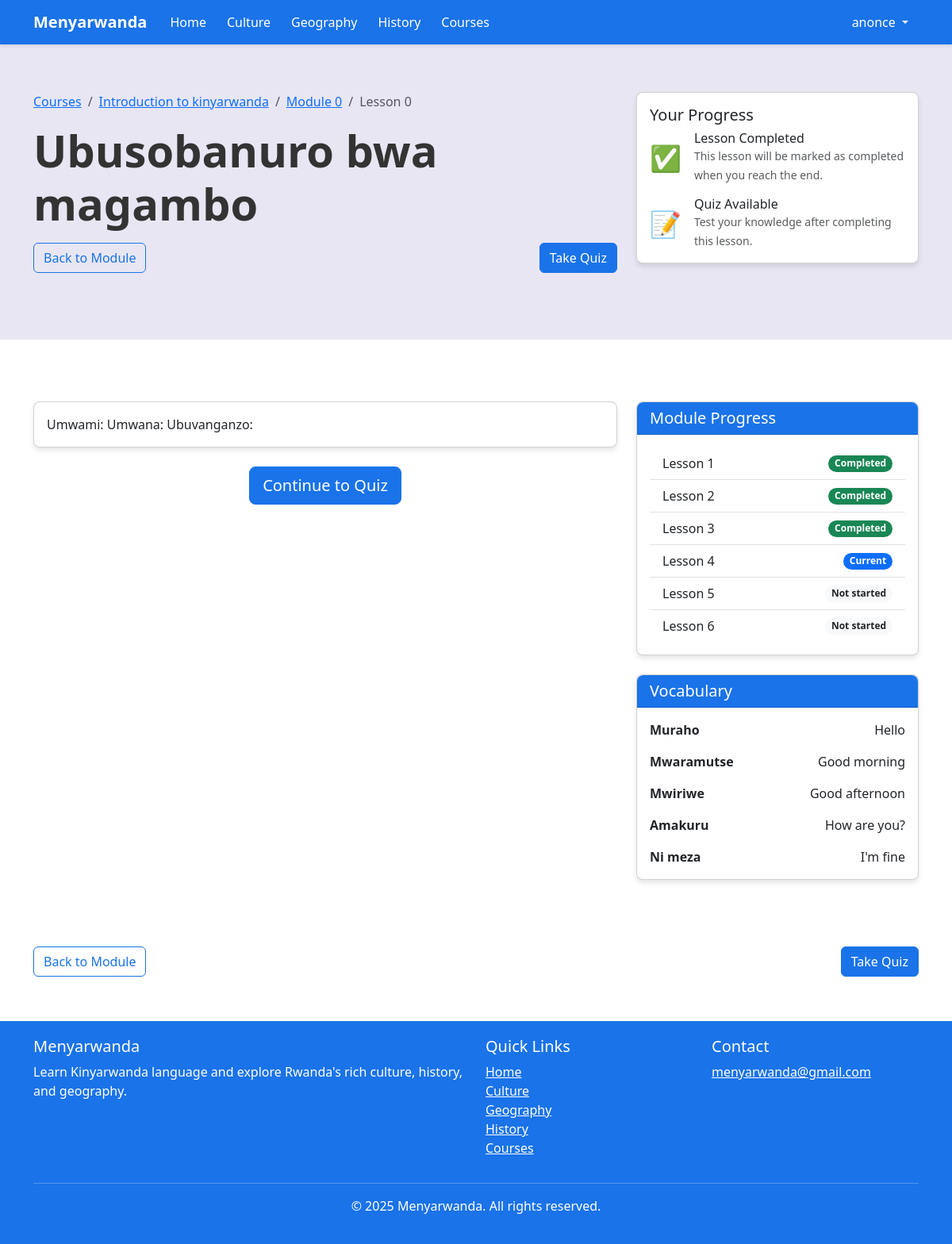
/lessons/1/ (signed in), run on the app's committed database.
### users/models.py (models this page shows, shortened)
class CustomUser(AbstractUser):
    is_subscriber = models.BooleanField(default=False)

### courses/models.py (models this page shows, shortened)
class Lesson(models.Model):
    module = models.ForeignKey(Module, related_name='lessons', on_delete=models.CASCADE)
    title = models.CharField(max_length=200)
    content = models.TextField()
    order = models.PositiveIntegerField(default=0)
    created_at = models.DateTimeField(auto_now_add=True)
    updated_at = models.DateTimeField(auto_now=True)
    class Meta:
        ordering = ['order']

class Module(models.Model):
    course = models.ForeignKey(Course, related_name='modules', on_delete=models.CASCADE)
    title = models.CharField(max_length=200)
    description = models.TextField()
    order = models.PositiveIntegerField(default=0)
    created_at = models.DateTimeField(auto_now_add=True)
    updated_at = models.DateTimeField(auto_now=True)
    class Meta:
        ordering = ['order']

class Course(models.Model):
    title = models.CharField(max_length=200)
    description = models.TextField()
    image = models.CharField(max_length=255, blank=True, null=True)  # Path to course image
    created_at = models.DateTimeField(auto_now_add=True)
    updated_at = models.DateTimeField(auto_now=True)

### courses/views.py (the view)
# urls.py: path('lessons/<int:lesson_id>/', views.lesson_detail_view, name='lesson_detail'),
@login_required
def lesson_detail_view(request, lesson_id):
    lesson = get_object_or_404(Lesson, id=lesson_id)
    if not request.user.is_subscriber and not request.user.is_staff:
        messages.warning(request, 'You need to subscribe to access full course content.')
        return redirect('subscription_page')
    user_progress, created = UserProgress.objects.get_or_create(
        user=request.user,
        lesson=lesson
    )
    if not user_progress.completed:
        user_progress.completed = True
        user_progress.save()
    module = lesson.module
    next_lesson = lesson.module.lessons.filter(order__gt=lesson.order).order_by('order').first()
    prev_lesson = lesson.module.lessons.filter(order__lt=lesson.order).order_by('-order').first()
    has_quiz = hasattr(lesson, 'quiz')
    return render(request, 'courses/lesson_detail.html', {
        'lesson': lesson,
        'module': module,
        'next_lesson': next_lesson,
        'prev_lesson': prev_lesson,
        'has_quiz': has_quiz
    })

### templates/courses/lesson_detail.html (shortened to what this page needs)
{% extends 'base.html' %}
{% block content %}
<section class="hero-section">
    <div class="container">
        <div class="row">
            <div class="col-lg-8">
                <nav aria-label="breadcrumb">
                    <ol class="breadcrumb">
                        <li class="breadcrumb-item"><a href="{% url 'courses_list' %}">Courses</a></li>
                        <li class="breadcrumb-item"><a href="{% url 'course_detail' lesson.module.course.id %}">{{ lesson.module.course.title }}</a></li>
                        <li class="breadcrumb-item"><a href="{% url 'module_detail' lesson.module.id %}">Module {{ lesson.module.order }}</a></li>
                        <li class="breadcrumb-item active" aria-current="page">Lesson {{ lesson.order }}</li>
                    </ol>
                </nav>
                <h1 class="display-4 fw-bold mb-3">{{ lesson.title }}</h1>
                <div class="d-flex justify-content-between mb-4">
                    {% if prev_lesson %}
                        <a href="{% url 'lesson_detail' prev_lesson.id %}" class="btn btn-outline-primary">
                            <i class="bi bi-arrow-left"></i> Previous Lesson
                        </a>
                    {% else %}
                        <a href="{% url 'module_detail' lesson.module.id %}" class="btn btn-outline-primary">
                             Back to Module
                        </a>
                    {% endif %}
                    {% if next_lesson %}
                        <a href="{% url 'lesson_detail' next_lesson.id %}" class="btn btn-outline-primary">
                            Next Lesson <i class="bi bi-arrow-right"></i>
                        </a>
                    {% elif has_quiz %}
                        <a href="{% url 'quiz_detail' lesson.quiz.id %}" class="btn btn-primary">
                            Take Quiz
                        </a>
                    {% endif %}
                </div>
            </div>
            <div class="col-lg-4 mt-4 mt-lg-0">
                <div class="card">
                    <div class="card-body">
                        <h5 class="card-title">Your Progress</h5>
                        <div class="d-flex align-items-center mb-3">
                            <div class="me-3" style="font-size: 2rem; color: var(--primary-blue);">✅</div>
                            <div>
                                <h6 class="mb-0">Lesson Completed</h6>
                                <small class="text-muted">This lesson will be marked as completed when you reach the end.</small>
                            </div>
                        </div>
                        {% if has_quiz %}
                            <div class="d-flex align-items-center">
                                <div class="me-3" style="font-size: 2rem; color: var(--primary-blue);">📝</div>
                                <div>
                                    <h6 class="mb-0">Quiz Available</h6>
                                    <small class="text-muted">Test your knowledge after completing this lesson.</small>
                                </div>
                            </div>
                        {% endif %}
                    </div>
                </div>
            </div>
        </div>
    </div>
</section>
<section class="py-5">
    <div class="container">
        <div class="row">
            <div class="col-lg-8">
                <div class="card mb-4">
                    <div class="card-body">
                        <div class="lesson-content">
                            {{ lesson.content|safe }}
                        </div>
                    </div>
                </div>
                <div class="text-center mb-4">
                    {% if has_quiz %}
                        <a href="{% url 'quiz_detail' lesson.quiz.id %}" class="btn btn-primary btn-lg">Continue to Quiz</a>
                    {% elif next_lesson %}
                        <a href="{% url 'lesson_detail' next_lesson.id %}" class="btn btn-primary btn-lg">Next Lesson</a>
                    {% else %}
                        <a href="{% url 'module_detail' lesson.module.id %}" class="btn btn-primary btn-lg">Back to Module</a>
                    {% endif %}
                </div>
            </div>
            <div class="col-lg-4">
                <div class="card mb-4">
                    <div class="card-header">
                        <h5 class="mb-0">Module Progress</h5>
                    </div>
                    <div class="card-body">
                        <div class="list-group list-group-flush">
                            {% for i in "123456"|make_list %}
                                <a href="#" class="list-group-item list-group-item-action d-flex justify-content-between align-items-center">
                                    <span>Lesson {{ i }}</span>
                                    {% if forloop.counter <= 3 %}
                                        <span class="badge bg-success rounded-pill">Completed</span>
                                    {% elif forloop.counter == 4 %}
                                        <span class="badge bg-primary rounded-pill">Current</span>
                                    {% else %}
                                        <span class="badge bg-light text-dark rounded-pill">Not started</span>
                                    {% endif %}
                                </a>
                            {% endfor %}
                        </div>
                    </div>
                </div>
                <div class="card">
                    <div class="card-header">
                        <h5 class="mb-0">Vocabulary</h5>
                    </div>
                    <div class="card-body">
                        <div class="d-flex justify-content-between align-items-center mb-3">
                            <strong>Muraho</strong>
                            <span>Hello</span>
                        </div>
                        <div class="d-flex justify-content-between align-items-center mb-3">
                            <strong>Mwaramutse</strong>
                            <span>Good morning</span>
                        </div>
                        <div class="d-flex justify-content-between align-items-center mb-3">
                            <strong>Mwiriwe</strong>
                            <span>Good afternoon</span>
                        </div>
                        <div class="d-flex justify-content-between align-items-center mb-3">
                            <strong>Amakuru</strong>
                            <span>How are you?</span>
                        </div>
                        <div class="d-flex justify-content-between align-items-center">
                            <strong>Ni meza</strong>
                            <span>I'm fine</span>
                        </div>
                    </div>
                </div>
            </div>
        </div>
    </div>
</section>
<section class="py-3">
    <div class="container">
        <div class="d-flex justify-content-between">
            {% if prev_lesson %}
                <a href="{% url 'lesson_detail' prev_lesson.id %}" class="btn btn-outline-primary">
                    <i class="bi bi-arrow-left"></i> Previous Lesson
                </a>
            {% else %}
                <a href="{% url 'module_detail' lesson.module.id %}" class="btn btn-outline-primary">
                     Back to Module
                </a>
            {% endif %}
            {% if next_lesson %}
                <a href="{% url 'lesson_detail' next_lesson.id %}" class="btn btn-outline-primary">
                    Next Lesson <i class="bi bi-arrow-right"></i>
                </a>
            {% elif has_quiz %}
                <a href="{% url 'quiz_detail' lesson.quiz.id %}" class="btn btn-primary">
                    Take Quiz
                </a>
            {% endif %}
        </div>
    </div>
</section>
{% endblock %}

### templates/base.html (shortened to what this page needs)
{% load static %}
<!DOCTYPE html>
<html lang="en">
<head>
    <link href="https://cdn.jsdelivr.net/npm/bootstrap@5.3.0/dist/css/bootstrap.min.css" rel="stylesheet">
</head>
<body>
    <nav class="navbar navbar-expand-lg navbar-dark">
        <div class="container">
            <a class="navbar-brand" href="{% url 'home' %}">Menyarwanda</a>
            <div class="collapse navbar-collapse" id="navbarNav">
                <ul class="navbar-nav me-auto">
                    <li class="nav-item">
                        <a class="nav-link" href="{% url 'home' %}">Home</a>
                    </li>
                    <li class="nav-item">
                        <a class="nav-link" href="{% url 'culture' %}">Culture</a>
                    </li>
                    <li class="nav-item">
                        <a class="nav-link" href="{% url 'geography' %}">Geography</a>
                    </li>
                    <li class="nav-item">
                        <a class="nav-link" href="{% url 'history' %}">History</a>
                    </li>
                    <li class="nav-item">
                        <a class="nav-link" href="{% url 'courses_list' %}">Courses</a>
                    </li>
                </ul>
                <ul class="navbar-nav">
                    {% if user.is_authenticated %}
                        <li class="nav-item dropdown">
                            <a class="nav-link dropdown-toggle" href="#" id="navbarDropdown" role="button" data-bs-toggle="dropdown" aria-expanded="false">
                                {{ user.username }}
                            </a>
                        </li>
                    {% endif %}
                </ul>
            </div>
        </div>
    </nav>
    <main>
        {% block content %}{% endblock %}
    </main>
    <footer class="footer">
        <div class="container">
            <div class="row">
                <div class="col-md-6">
                    <h5>Menyarwanda</h5>
                    <p>Learn Kinyarwanda language and explore Rwanda's rich culture, history, and geography.</p>
                </div>
                <div class="col-md-3">
                    <h5>Quick Links</h5>
                    <ul class="list-unstyled">
                        <li><a href="{% url 'home' %}" class="text-white">Home</a></li>
                        <li><a href="{% url 'culture' %}" class="text-white">Culture</a></li>
                        <li><a href="{% url 'geography' %}" class="text-white">Geography</a></li>
                        <li><a href="{% url 'history' %}" class="text-white">History</a></li>
                        <li><a href="{% url 'courses_list' %}" class="text-white">Courses</a></li>
                    </ul>
                </div>
                <div class="col-md-3">
                    <h5>Contact</h5>
                    <ul class="list-unstyled">
                        <li><a href="mailto:menyarwanda@gmail.com" class="text-white">menyarwanda@gmail.com</a></li>
                    </ul>
                </div>
            </div>
            <hr class="bg-light">
            <div class="text-center">
                <p>&copy; {% now "Y" %} Menyarwanda. All rights reserved.</p>
            </div>
        </div>
    </footer>
</body>
</html>

### templates/base.html (style rules this page uses)
:root { --primary-blue: #1a73e8; --light-blue: #4285f4; --white: #ffffff; --whitish-violet: #e8e6f3; --dark-text: #333333; --light-text: #666666; }
body { font-family: 'Segoe UI', Tahoma, Geneva, Verdana, sans-serif; color: var(--dark-text); background-color: var(--white); }
.navbar { background-color: var(--primary-blue); box-shadow: 0 2px 4px rgba(0, 0, 0, 0.1); }
.navbar-brand { font-weight: bold; color: var(--white) !important; }
.nav-link { color: var(--white) !important; margin: 0 5px; transition: all 0.3s ease; }
.btn-primary { background-color: var(--primary-blue); border-color: var(--primary-blue); }
.btn-outline-primary { color: var(--primary-blue); border-color: var(--primary-blue); }
.card { border-radius: 8px; box-shadow: 0 4px 6px rgba(0, 0, 0, 0.1); transition: transform 0.3s ease; margin-bottom: 20px; }
.card-header { background-color: var(--primary-blue); color: var(--white); border-radius: 8px 8px 0 0 !important; }
.footer { background-color: var(--primary-blue); color: var(--white); padding: 20px 0; margin-top: 40px; }
.hero-section { background-color: var(--whitish-violet); padding: 60px 0; margin-bottom: 30px; }

### data on the page
CustomUser: username "anonce"
Lesson: module.course "Introduction to kinyarwanda", module.order "0", order "0", title "Ubusobanuro bwa magambo", content "Umwami: Umwana: Ubuvanganzo:"

### other printed values
{{ i }} "1" "2" "3" "4" "5" "6"
